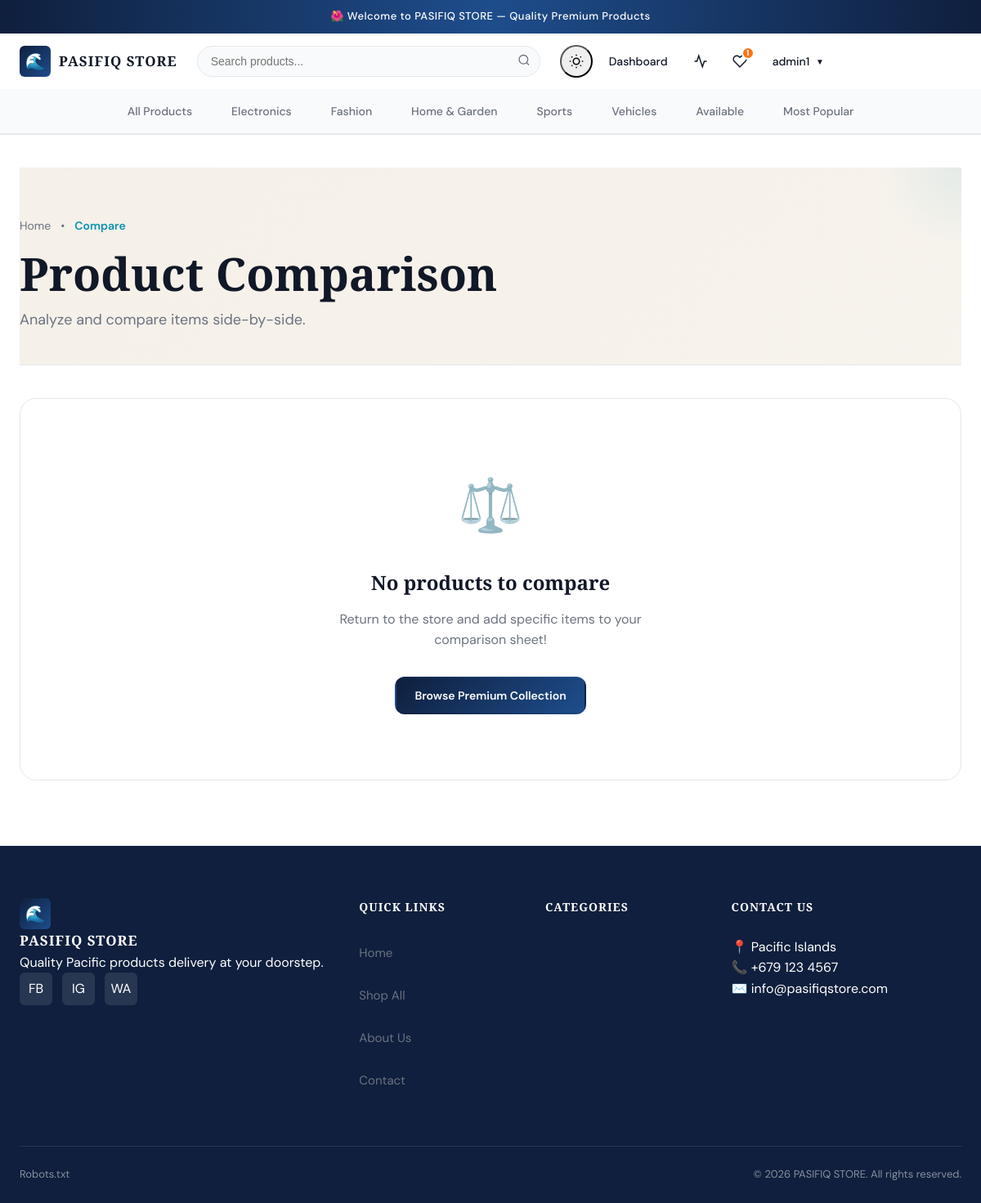
The page /compare/ (signed in) on the database as committed earlier.
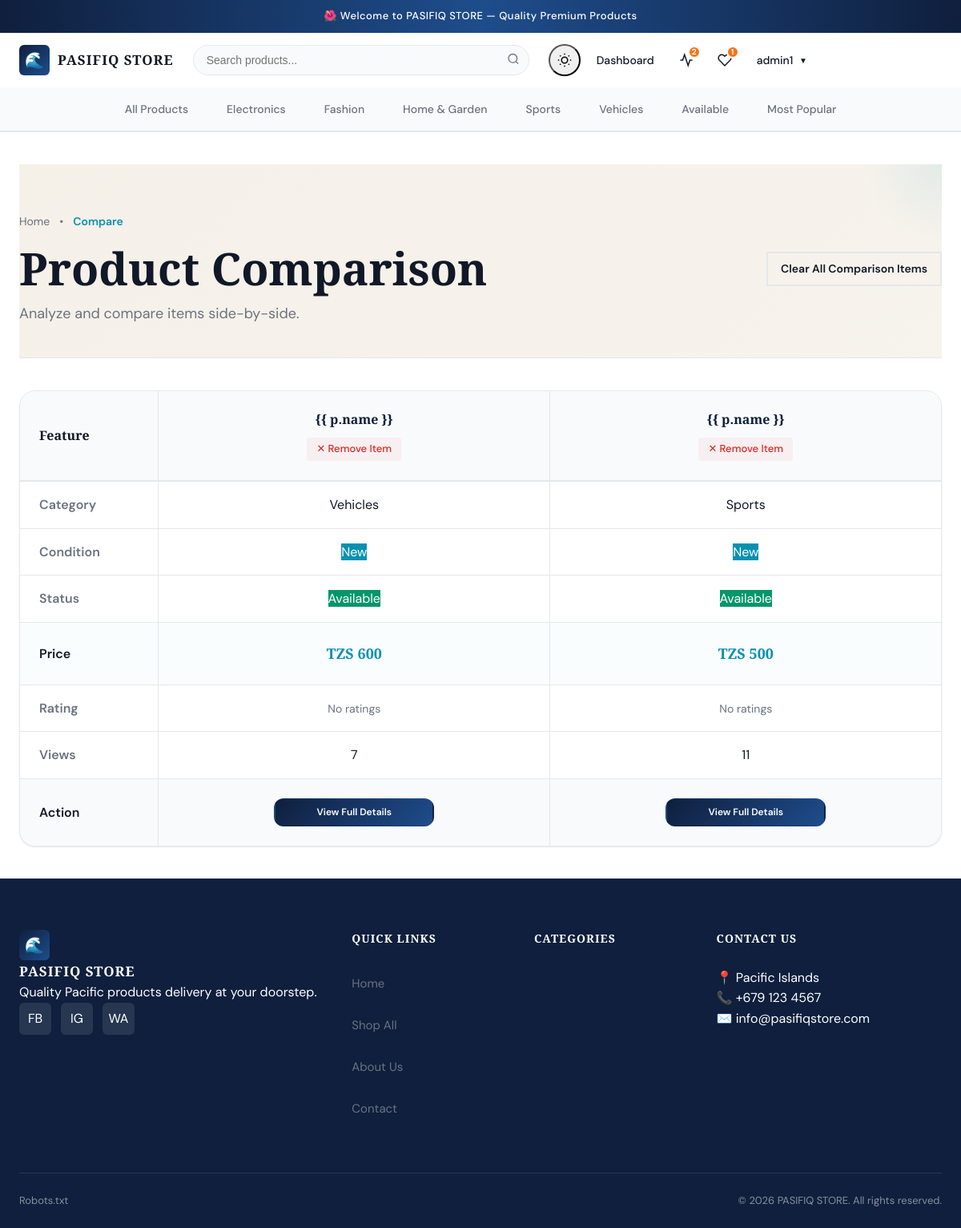
The same page on the database as committed later.
### categories/models.py (models this page shows, shortened)
class Category(models.Model):
    name = models.CharField(max_length=100)
    slug = models.SlugField(unique=True)
    description = models.TextField(blank=True)
    image = models.ImageField(upload_to='categories/', blank=True, null=True)
    parent = models.ForeignKey('self', null=True, blank=True, related_name='children', on_delete=models.SET_NULL)
    is_active = models.BooleanField(default=True)
    sort_order = models.IntegerField(default=0)
    created_at = models.DateTimeField(auto_now_add=True)
    class Meta:
        db_table = 'categories'
        verbose_name_plural = 'categories'
        ordering = ['sort_order', 'name']
        indexes = [models.Index(fields=['slug']), models.Index(fields=['parent'])]
    def get_absolute_url(self):
        from django.urls import reverse
        return reverse('categories:detail', kwargs={'slug': self.slug})

### products/models.py (models this page shows, shortened)
class Product(models.Model):
    CONDITION_CHOICES = [
        ('new', 'New'),
        ('used', 'Used'),
        ('refurbished', 'Refurbished'),
    ]
    STATUS_CHOICES = [
        ('available', 'Available'),
        ('sold', 'Sold'),
        ('reserved', 'Reserved'),
        ('coming_soon', 'Coming Soon'),
    ]
    name = models.CharField(max_length=200)
    slug = models.SlugField(unique=True, max_length=250)
    category = models.ForeignKey('categories.Category', related_name='products', on_delete=models.SET_NULL, null=True)
    description = models.TextField()
    short_description = models.CharField(max_length=300, blank=True)
    price = models.DecimalField(max_digits=10, decimal_places=2, null=True, blank=True)
    condition = models.CharField(max_length=20, choices=CONDITION_CHOICES, default='new')
    status = models.CharField(max_length=20, choices=STATUS_CHOICES, default='available')
    tags = models.CharField(max_length=500, blank=True, help_text='Comma-separated tags')
    location = models.CharField(max_length=100, blank=True)
    is_featured = models.BooleanField(default=False)
    is_active = models.BooleanField(default=True)
    specifications = models.JSONField(default=dict, blank=True)
    meta_title = models.CharField(max_length=200, blank=True)
    meta_description = models.CharField(max_length=300, blank=True)
    view_count = models.PositiveIntegerField(default=0)
    wishlist_count = models.PositiveIntegerField(default=0)
    comparison_count = models.PositiveIntegerField(default=0)
    inquiry_count = models.PositiveIntegerField(default=0)
    average_rating = models.DecimalField(max_digits=3, decimal_places=2, default=0)
    review_count = models.PositiveIntegerField(default=0)
    created_at = models.DateTimeField(auto_now_add=True)
    updated_at = models.DateTimeField(auto_now=True)
    class Meta:
        db_table = 'products'
        ordering = ['-created_at']
        indexes = [
            models.Index(fields=['slug']),
            models.Index(fields=['category']),
            models.Index(fields=['status']),
            models.Index(fields=['is_featured']),
            models.Index(fields=['-view_count']),
        ]
    def get_absolute_url(self):
        from django.urls import reverse
        return reverse('products:detail', kwargs={'slug': self.slug})
    @property
    def primary_image(self):
        img = self.images.filter(is_primary=True).first()
        return img or self.images.first()

### comparison/views.py (the view)
def comparison_view(request):
    items = _get_comparison_items(request)
    products = [item.product for item in items]
    all_specs = set()
    for p in products:
        all_specs.update(p.specifications.keys())
    return render(request, 'comparison/view.html', {
        'comparison_products': products,
        'all_specs': sorted(all_specs),
    })

### comparison/context_processors.py (called while the page is built)
def comparison_context(request):
    if request.user.is_authenticated:
        items = ComparisonItem.objects.filter(user=request.user)
    else:
        session_key = request.session.session_key
        items = ComparisonItem.objects.filter(session_key=session_key) if session_key else ComparisonItem.objects.none()
    return {
        'comparison_count': items.count(),
        'comparison_product_ids': list(items.values_list('product_id', flat=True)),
    }

### comparison/views.py (called while the page is built)
def _get_comparison_items(request):
    if request.user.is_authenticated:
        return ComparisonItem.objects.filter(user=request.user).select_related('product').prefetch_related('product__images')
    else:
        session_key = request.session.session_key
        if not session_key:
            request.session.create()
            session_key = request.session.session_key
        return ComparisonItem.objects.filter(session_key=session_key).select_related('product').prefetch_related('product__images')

### core/templatetags/core_tags.py (called while the page is built)
@register.simple_tag
def get_nav_categories():
    return Category.objects.filter(is_active=True, parent=None)[:8]

### templates/comparison/view.html (shortened to what the changed rows need)
{% extends 'base.html' %}
{% load core_tags %}
{% block content %}
<div class="container comparison-page" style="padding: 40px 24px; max-width: 1400px; margin: 0 auto;">
    <div class="page-header-boutique">
        <div class="header-main-row">
            <div class="header-text-group">
                <h1>Product Comparison</h1>
            </div>
            {% if comparison_products %}
            <div class="header-info-group">
                <a href="{% url 'comparison:clear' %}" class="btn btn-outline"
                    style="border-radius: var(--radius-full); padding: 8px 16px;">Clear All Comparison Items</a>
            </div>
            {% endif %}
        </div>
    </div>
    {% if comparison_products %}
    <div class="comparison-table-wrap"
        style="overflow-x: auto; -webkit-overflow-scrolling: touch; border: 1px solid var(--border); border-radius: var(--radius-lg); background: var(--bg-card); box-shadow: var(--shadow-sm);">
        <table class="comparison-table"
            style="width: 100%; min-width: 800px; border-collapse: collapse; text-align: left;">
            <thead>
                <tr style="background: var(--bg-surface); border-bottom: 2px solid var(--border);">
                    <th
                        style="padding: 24px; font-family: var(--font-display); font-size: 16px; color: var(--text-main); width: 15%;">
                        Feature</th>
                    {% for p in comparison_products %}
                    <th style="padding: 24px; border-left: 1px solid var(--border);">
                        <div class="comp-product-header"
                            style="display: flex; flex-direction: column; align-items: center; gap: 12px; position: relative;">
                            <span
                                style="font-family: var(--font-display); font-weight: 700; font-size: 16px; color: var(--brand-navy); text-align: center; line-height: 1.4;">{{
                                p.name }}</span>
                            <a href="{% url 'comparison:remove' p.pk %}" class="comp-remove"
                                style="color: var(--error); font-size: 13px; text-decoration: none; padding: 4px 12px; border-radius: 4px; background: rgba(220, 38, 38, 0.05); transition: background 0.2s; font-weight: 500;">✕
                                Remove Item</a>
                        </div>
                    </th>
                    {% endfor %}
                </tr>
            </thead>
            <tbody>
                <tr style="border-bottom: 1px solid var(--border); transition: background 0.2s;">
                    <td style="padding: 16px 24px; font-weight: 600; color: var(--text-muted);">Category</td>
                    {% for p in comparison_products %}
                    <td
                        style="padding: 16px 24px; border-left: 1px solid var(--border); text-align: center; color: var(--text-main);">
                        {{ p.category.name|default:"—" }}</td>
                    {% endfor %}
                </tr>
                <tr style="border-bottom: 1px solid var(--border); transition: background 0.2s;">
                    <td style="padding: 16px 24px; font-weight: 600; color: var(--text-muted);">Condition</td>
                    {% for p in comparison_products %}
                    <td style="padding: 16px 24px; border-left: 1px solid var(--border); text-align: center;">
                        <span class="badge-condition badge-{{ p.condition }}">{{ p.get_condition_display }}</span>
                    </td>
                    {% endfor %}
                </tr>
                <tr style="border-bottom: 1px solid var(--border); transition: background 0.2s;">
                    <td style="padding: 16px 24px; font-weight: 600; color: var(--text-muted);">Status</td>
                    {% for p in comparison_products %}
                    <td style="padding: 16px 24px; border-left: 1px solid var(--border); text-align: center;">
                        <span class="badge-status badge-status-{{ p.status }}">{{ p.get_status_display }}</span>
                    </td>
                    {% endfor %}
                </tr>
                <tr
                    style="border-bottom: 1px solid var(--border); transition: background 0.2s; background: rgba(8, 145, 178, 0.02);">
                    <td style="padding: 24px; font-weight: 600; color: var(--text-main); font-size: 16px;">Price</td>
                    {% for p in comparison_products %}
                    <td style="padding: 24px; border-left: 1px solid var(--border); text-align: center;">
                        {% if p.price %}
                        <strong style="color: var(--brand-teal); font-size: 18px; font-family: var(--font-display);">TZS
                            {{ p.price|floatformat:0 }}</strong>
                        {% else %}
                        <span style="color: var(--text-muted); font-style: italic;">Contact for price</span>
                        {% endif %}
                    </td>
                    {% endfor %}
                </tr>
                <tr style="border-bottom: 1px solid var(--border); transition: background 0.2s;">
                    <td style="padding: 16px 24px; font-weight: 600; color: var(--text-muted);">Rating</td>
                    {% for p in comparison_products %}
                    <td style="padding: 16px 24px; border-left: 1px solid var(--border); text-align: center;">
                        {% if p.average_rating > 0 %}
                        <div style="display: flex; align-items: center; justify-content: center; gap: 8px;">
                            <div class="stars-mini"
                                style="--rating:{{ p.average_rating }}; font-size: 14px; color: var(--brand-teal);">
                                ★★★★★</div>
                            <span style="font-weight: 600; font-size: 14px;">{{ p.average_rating }}/5</span>
                        </div>
                        {% else %}
                        <span style="color: var(--text-muted); font-size: 14px;">No ratings</span>
                        {% endif %}
                    </td>
                    {% endfor %}
                </tr>
                <tr style="border-bottom: 1px solid var(--border); transition: background 0.2s;">
                    <td style="padding: 16px 24px; font-weight: 600; color: var(--text-muted);">Views</td>
                    {% for p in comparison_products %}
                    <td
                        style="padding: 16px 24px; border-left: 1px solid var(--border); text-align: center; color: var(--text-main);">
                        {{ p.view_count }}</td>
                    {% endfor %}
                </tr>
                <tr style="background: var(--bg-surface);">
                    <td style="padding: 24px; font-weight: 600; color: var(--text-main);">Action</td>
                    {% for p in comparison_products %}
                    <td style="padding: 24px; border-left: 1px solid var(--border); text-align: center;">
                        <a href="{{ p.get_absolute_url }}" class="btn btn-primary btn-sm"
                            style="width: 100%; max-width: 200px;">View Full Details</a>
                    </td>
                    {% endfor %}
                </tr>
            </tbody>
        </table>
    </div>
    {% else %}
    <div class="empty-state">
        <div class="empty-icon">⚖️</div>
        <h3>No products to compare</h3>
        <p>Return to the store and add specific items to your comparison sheet!</p>
        <a href="{% url 'products:list' %}" class="btn btn-primary">Browse Premium Collection</a>
    </div>
    {% endif %}
</div>
{% endblock %}

### templates/base.html (shortened to what the changed rows need)
<!DOCTYPE html>
<html lang="en" data-theme="light">
<head>
    {% load static %}
    <link rel="stylesheet" href="{% static 'css/main.css' %}">
</head>
<body class="{% block body_class %}{% endblock %}">
    <header class="site-header">
        <nav class="nav-container">
            <div class="nav-actions">
                {% if request.user.is_authenticated %}
                <a href="{% url 'comparison:view' %}" class="nav-icon-btn" title="Compare">
                    <svg width="18" height="18" viewBox="0 0 24 24" fill="none" stroke="currentColor" stroke-width="2">
                        <polyline points="22 12 18 12 15 21 9 3 6 12 2 12" />
                    </svg>
                    {% if comparison_count > 0 %}<span class="badge">{{ comparison_count }}</span>{% endif %}
                </a>
                {% else %}
                <a href="{% url 'users:login' %}" class="nav-link">Login</a>
                <a href="{% url 'users:register' %}" class="btn btn-primary btn-sm">Register</a>
                {% endif %}
            </div>
        </nav>
        {% if request.resolver_match.url_name != 'home' or request.resolver_match.namespace != 'core' %}
        <div class="category-nav">
            <div class="container">
                <a href="{% url 'products:list' %}"
                    class="category-nav-link {% if request.resolver_match.url_name == 'list' and not request.GET.category and not request.GET.status %}active{% endif %}">All
                    Products</a>
                {% load core_tags %}
                {% get_nav_categories as nav_cats %}
                {% for cat in nav_cats %}
                <a href="{{ cat.get_absolute_url }}"
                    class="category-nav-link {% if selected_category == cat.slug or category.slug == cat.slug %}active{% endif %}">
                    {{ cat.name }}
                </a>
                {% endfor %}
                <a href="{% url 'products:list' %}?status=available"
                    class="category-nav-link {% if request.GET.status == 'available' %}active{% endif %}">Available</a>
                <a href="{% url 'products:list' %}?sort=view_count"
                    class="category-nav-link {% if request.GET.sort == 'view_count' %}active{% endif %}">Most
                    Popular</a>
            </div>
        </div>
        {% endif %}
    </header>
    <main class="main-content">
        {% block content %}{% endblock %}
    </main>
</body>
</html>

Rows that differ between the two databases and show on the page:
now on this page (row edited): Product: category.name "Vehicles", condition "New", status "Available", price "600", average_rating "No ratings", view_count "7"
now on this page (row edited): Product: category.name "Sports", condition "New", status "Available", price "500", average_rating "No ratings", view_count "11"
Other text that changed with them:
{{ comparison_count }}: (not shown) → "2"
text no longer shown: "⚖️ No products to compare Return to the store and add specific items to your comparison sheet! Browse Premium Collection"
text now shown: "Clear All Comparison Items Feature Category Condition Status Price Rating Views Action"
